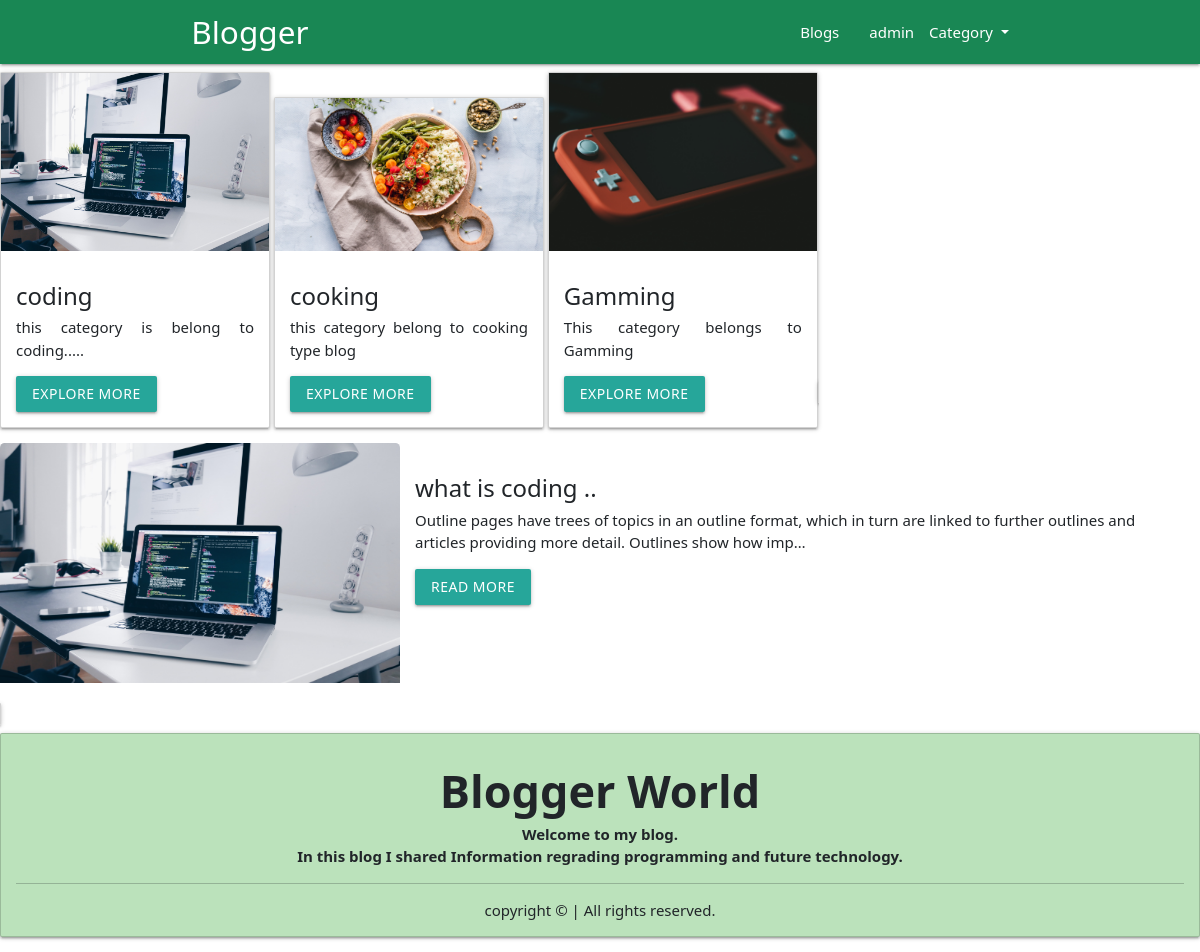
Before: / with the older database file.
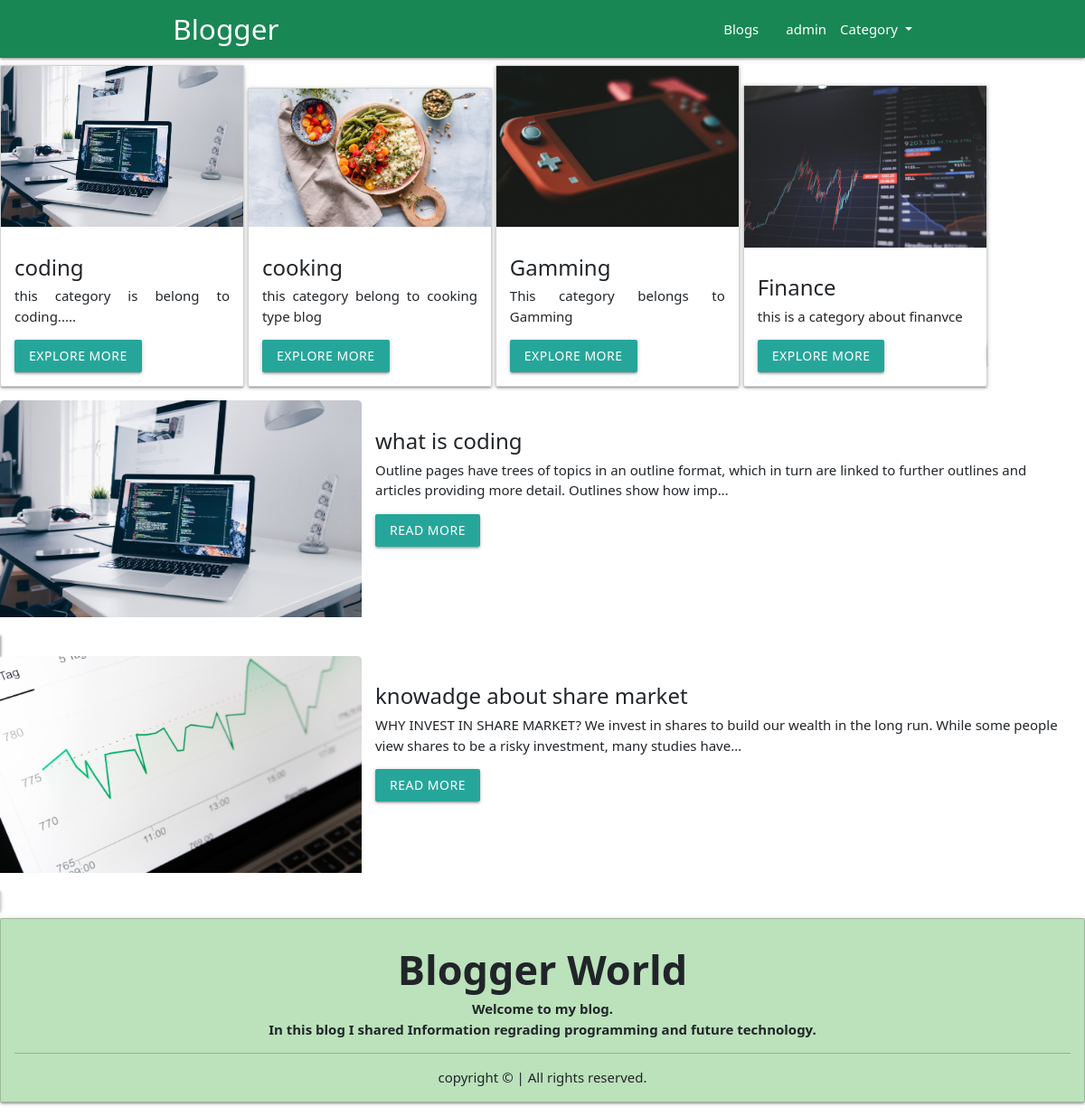
After: the same page with the newer database file.
### blog/models.py (models this page shows, shortened)
class Category(models.Model):
    cat_id = models.AutoField(primary_key=True)
    title = models.CharField(max_length=100)
    description = models.TextField()
    url = models.CharField(max_length=100)
    image = models.ImageField(upload_to = 'category/')
    add_date = models.DateField(auto_now_add=True, null=True)

class Post(models.Model):
    post_id = models.AutoField(primary_key=True)
    title = models.CharField(max_length=200)
    content = models.TextField()
    url = models.CharField(max_length=100)
    cat = models.ForeignKey(Category,on_delete=models.CASCADE)
    image = models.ImageField(upload_to = 'post/')

### blog/views.py (the view)
# urls.py: path('',home,name='home'),
def home(request):
    posts = Post.objects.all()
    cats = Category.objects.all()
    context = {
        'posts':posts,
        'cats' : cats,
    }
    return render(request,'index.html',context)

### templates/index.html (shortened to what this page needs)
{% extends 'base.html' %}
{% block content %}
{% for cat in cats %}
<div class="card" style="width: 18rem; text-align: justify; display: inline-block;">
    <img src="/media/{{cat.image}}" class="responsive-img center-align" style="height: fit-content; width: 100%;">
    <div class="card-body">
      <h5 class="card-title">{{cat.title}}</h5>
      <p class="card-text">{{cat.description}}</p>
      <a href="#" class="btn btn-primary">Explore more</a>
    </div>
  </div>
  {% endfor %}
  {% for post in posts %}
  <div class="card mb-3" style="display: unset;">
      <div class="row g-0">
        <div class="col-md-4" style=" float: left;">
          <img src="/media/{{post.image}}" class="card-img-top responsive-img center-align" style="height: 30vh; width: 100%;">
        </div>
      <div class="col-md-8" style="float: right;">
        <div class="card-body">
          <h5 class="card-title">{{post.title}}</h5>
          <p class="card-text">{{post.content|truncatechars:160}}</p>
          <a href="/blog/{{post.url}}" class="btn btn-primary">Read more</a>
        </div>
      </div>
    </div>
  </div>
  {% endfor %}
{% endblock %}

### templates/base.html (shortened to what this page needs)
<!doctype html>
{% load static %}
<html lang="en">
    <head>
        <link href="https://cdn.jsdelivr.net/npm/bootstrap@5.2.0/dist/css/bootstrap.min.css"
              rel="stylesheet"
>
        <link rel="stylesheet" href="https://cdnjs.cloudflare.com/ajax/libs/materialize/1.0.0/css/materialize.min.css">
    </head>
    <body>
        {%include 'header.html'%}
        {%block content%}
        {%endblock%}
        {% include 'footer.html' %}
    </body>
</html>

### templates/header.html (shortened to what this page needs)
<nav class="bg-success">
  <div class="container">
      <div class="nav-wrapper">
          <a href="/" class="brand-logo">Blogger</a>
          <ul class="right hide-on-med-and-down">
              <li class="title"><a href="/blogs">Blogs</a></li>
              <li class="title"><a href="/admin">admin</a></li>
              <li class="nav-item dropdown">
                <a class="nav-link dropdown-toggle" href="#" role="button" data-bs-toggle="dropdown" aria-expanded="false">
                  Category
                </a>
              </li>
          </ul>
      </div>
  </div>
</nav>

### templates/footer.html
<div class="card text-center navbar-fixed-bottom" style="background-color: rgb(187, 226, 187)">
    <div class="card-body">
      <h5 class="card-title" style="font-size: 3rem; font-weight: bolder;">Blogger World</h5>
      <p class="card-text" style="font-size: 1rem; font-weight: bold;">Welcome to my blog. <br>In this blog I shared Information regrading programming and future technology. </p>
      <hr>
      copyright &copy; | All rights reserved.
    </div>
</div>

Changed rows visible on the page:
added Category: image (picture), title "Finance", description "this is a category about finanvce"
changed Post: title "what is coding .." → "what is coding"
added Post: image (picture), title "knowadge about share market", content "WHY INVEST IN SHARE MARKET? We invest in shares to build our wealth in the long run. While some people view shares to be a risky investment, many studies have…"
